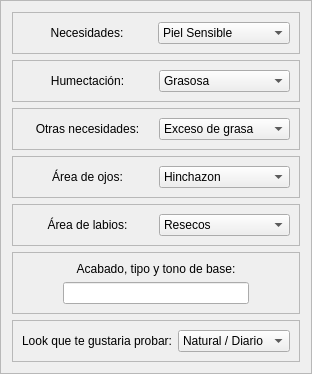
                     <widget class="QFrame" name="frame_19">
                      <property name="frameShape">
                       <enum>QFrame::StyledPanel</enum>
                      </property>
                      <property name="frameShadow">
                       <enum>QFrame::Raised</enum>
                      </property>
                      <layout class="QVBoxLayout" name="verticalLayout_11">
                       <item>
                        <widget class="QFrame" name="frame_22">
                         <property name="frameShape">
                          <enum>QFrame::StyledPanel</enum>
                         </property>
                         <property name="frameShadow">
                          <enum>QFrame::Raised</enum>
                         </property>
                         <layout class="QHBoxLayout" name="horizontalLayout_8">
                          <item>
                           <widget class="QLabel" name="label_134">
                            <property name="styleSheet">
                             <string notr="true">font: 75 9pt &quot;Open Sans Semibold&quot;</string>
                            </property>
                            <property name="text">
                             <string>Necesidades:</string>
                            </property>
                            <property name="alignment">
                             <set>Qt::AlignCenter</set>
                            </property>
                           </widget>
                          </item>
                          <item>
                           <widget class="QComboBox" name="necesidades_cliente">
                            <item>
                             <property name="text">
                              <string>Piel Sensible</string>
                             </property>
                            </item>
                            <item>
                             <property name="text">
                              <string>Rutina día y noche</string>
                             </property>
                            </item>
                            <item>
                             <property name="text">
                              <string>Acné leve</string>
                             </property>
                            </item>
                            <item>
                             <property name="text">
                              <string>Todos</string>
                             </property>
                            </item>
                           </widget>
                          </item>
                         </layout>
                        </widget>
                       </item>
                       <item>
                        <widget class="QFrame" name="frame_23">
                         <property name="frameShape">
                          <enum>QFrame::StyledPanel</enum>
                         </property>
                         <property name="frameShadow">
                          <enum>QFrame::Raised</enum>
                         </property>
                         <layout class="QHBoxLayout" name="horizontalLayout_15">
                          <item>
                           <widget class="QLabel" name="label_135">
                            <property name="styleSheet">
                             <string notr="true">font: 75 9pt &quot;Open Sans Semibold&quot;</string>
                            </property>
                            <property name="text">
                             <string>Humectación:</string>
                            </property>
                            <property name="alignment">
                             <set>Qt::AlignCenter</set>
                            </property>
                           </widget>
                          </item>
                          <item>
                           <widget class="QComboBox" name="humectacion_cliente">
                            <item>
                             <property name="text">
                              <string>Grasosa</string>
                             </property>
                            </item>
                            <item>
                             <property name="text">
                              <string>Seca</string>
                             </property>
                            </item>
                            <item>
                             <property name="text">
                              <string>Normal</string>
                             </property>
                            </item>
                           </widget>
                          </item>
                         </layout>
                        </widget>
                       </item>
                       <item>
                        <widget class="QFrame" name="frame_28">
                         <property name="frameShape">
                          <enum>QFrame::StyledPanel</enum>
                         </property>
                         <property name="frameShadow">
                          <enum>QFrame::Raised</enum>
                         </property>
                         <layout class="QHBoxLayout" name="horizontalLayout_16">
                          <item>
                           <widget class="QLabel" name="label_140">
                            <property name="styleSheet">
                             <string notr="true">font: 75 9pt &quot;Open Sans Semibold&quot;</string>
                            </property>
                            <property name="text">
                             <string>Otras necesidades:</string>
                            </property>
                            <property name="alignment">
                             <set>Qt::AlignCenter</set>
                            </property>
                           </widget>
                          </item>
                          <item>
                           <widget class="QComboBox" name="otras_necesidades_cliente">
                            <item>
                             <property name="text">
                              <string>Exceso de grasa</string>
                             </property>
                            </item>
                            <item>
                             <property name="text">
                              <string>Poros abiertos</string>
                             </property>
                            </item>
                            <item>
                             <property name="text">
                              <string>Acné agresivo</string>
                             </property>
                            </item>
                            <item>
                             <property name="text">
                              <string>Resequedad</string>
                             </property>
                            </item>
                            <item>
                             <property name="text">
                              <string>Todos</string>
                             </property>
                            </item>
                           </widget>
                          </item>
                         </layout>
                        </widget>
                       </item>
                       <item>
                        <widget class="QFrame" name="frame_25">
                         <property name="frameShape">
                          <enum>QFrame::StyledPanel</enum>
                         </property>
                         <property name="frameShadow">
                          <enum>QFrame::Raised</enum>
                         </property>
                         <layout class="QHBoxLayout" name="horizontalLayout_17">
                          <item>
                           <widget class="QLabel" name="label_137">
                            <property name="styleSheet">
                             <string notr="true">font: 75 9pt &quot;Open Sans Semibold&quot;</string>
                            </property>
                            <property name="text">
                             <string>Área de ojos:</string>
                            </property>
                            <property name="alignment">
                             <set>Qt::AlignCenter</set>
                            </property>
                           </widget>
                          </item>
                          <item>
                           <widget class="QComboBox" name="area_de_ojos_cliente">
                            <item>
                             <property name="text">
                              <string>Hinchazon</string>
                             </property>
                            </item>
                            <item>
                             <property name="text">
                              <string>Ojeras</string>
                             </property>
                            </item>
                            <item>
                             <property name="text">
                              <string>Normal</string>
                             </property>
                            </item>
                           </widget>
                          </item>
                         </layout>
                        </widget>
                       </item>
                       <item>
                        <widget class="QFrame" name="frame_27">
                         <property name="frameShape">
                          <enum>QFrame::StyledPanel</enum>
                         </property>
                         <property name="frameShadow">
                          <enum>QFrame::Raised</enum>
                         </property>
                         <layout class="QHBoxLayout" name="horizontalLayout_18">
                          <item>
                           <widget class="QLabel" name="label_139">
                            <property name="styleSheet">
                             <string notr="true">font: 75 9pt &quot;Open Sans Semibold&quot;</string>
                            </property>
                            <property name="text">
                             <string>Área de labios:</string>
                            </property>
                            <property name="alignment">
                             <set>Qt::AlignCenter</set>
                            </property>
                           </widget>
                          </item>
                          <item>
                           <widget class="QComboBox" name="area_de_labios_cliente">
                            <item>
                             <property name="text">
                              <string>Resecos</string>
                             </property>
                            </item>
                            <item>
                             <property name="text">
                              <string>Leves arrugas</string>
                             </property>
                            </item>
                            <item>
                             <property name="text">
                              <string>Normal</string>
                             </property>
                            </item>
                           </widget>
                          </item>
                         </layout>
                        </widget>
                       </item>
                       <item>
                        <widget class="QFrame" name="frame_24">
                         <property name="frameShape">
                          <enum>QFrame::StyledPanel</enum>
                         </property>
                         <property name="frameShadow">
                          <enum>QFrame::Raised</enum>
                         </property>
                         <layout class="QVBoxLayout" name="verticalLayout_13">
                          <property name="leftMargin">
                           <number>50</number>
                          </property>
                          <property name="rightMargin">
                           <number>50</number>
                          </property>
                          <item>
                           <widget class="QLabel" name="label_136">
                            <property name="styleSheet">
                             <string notr="true">font: 75 9pt &quot;Open Sans Semibold&quot;</string>
                            </property>
                            <property name="text">
                             <string>Acabado, tipo y tono de base:</string>
                            </property>
                            <property name="alignment">
                             <set>Qt::AlignCenter</set>
                            </property>
                           </widget>
                          </item>
                          <item>
                           <widget class="QLineEdit" name="acabado_tipo_tono_cliente">
                            <property name="styleSheet">
                             <string notr="true">font: 75 8pt &quot;Open Sans Semibold&quot;</string>
                            </property>
                           </widget>
                          </item>
                         </layout>
                        </widget>
                       </item>
                       <item>
                        <widget class="QFrame" name="frame_26">
                         <property name="frameShape">
                          <enum>QFrame::StyledPanel</enum>
                         </property>
                         <property name="frameShadow">
                          <enum>QFrame::Raised</enum>
                         </property>
                         <layout class="QHBoxLayout" name="horizontalLayout_19">
                          <item>
                           <widget class="QLabel" name="label_138">
                            <property name="styleSheet">
                             <string notr="true">font: 75 9pt &quot;Open Sans Semibold&quot;</string>
                            </property>
                            <property name="text">
                             <string>Look que te gustaria probar:</string>
                            </property>
                            <property name="alignment">
                             <set>Qt::AlignCenter</set>
                            </property>
                           </widget>
                          </item>
                          <item>
                           <widget class="QComboBox" name="look_cliente">
                            <item>
                             <property name="text">
                              <string>Natural / Diario</string>
                             </property>
                            </item>
                            <item>
                             <property name="text">
                              <string>Glamuroso</string>
                             </property>
                            </item>
                            <item>
                             <property name="text">
                              <string>Elegante</string>
                             </property>
                            </item>
                            <item>
                             <property name="text">
                              <string>Fiesta</string>
                             </property>
                            </item>
                           </widget>
                          </item>
                         </layout>
                        </widget>
                       </item>
                      </layout>
                     </widget>
